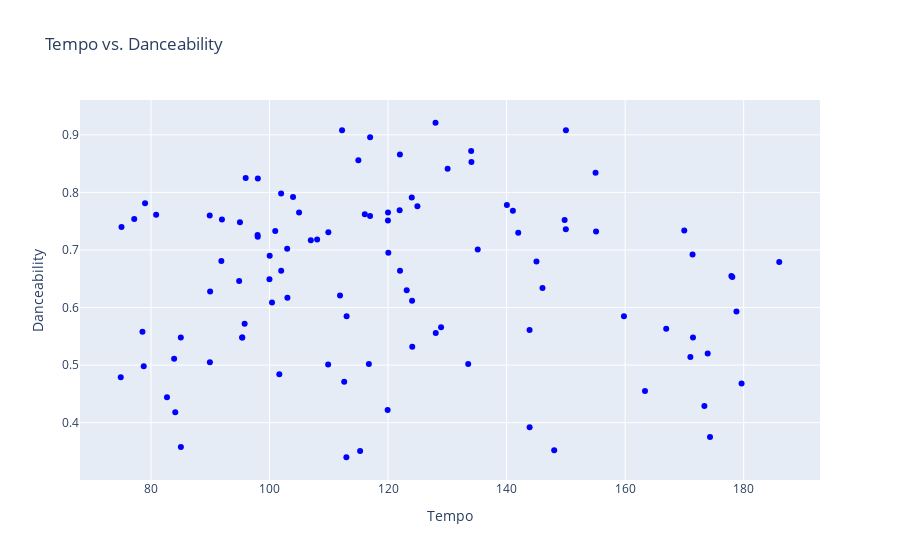

This figure's notebook cell:
### Code cell
fig = go.Figure(data=go.Scatter(x=features_df["tempo"], y=features_df["danceability"],
mode='markers',
marker=dict(color='blue'),
hovertext=[f"Name: {n}<br>tempo: {e}<br>danceability: {s}"
for n, e, s in zip(features_df['name'], features_df['tempo'], features_df['danceability'])]
))

fig.update_layout(title='Tempo vs. Danceability',
xaxis_title='Tempo', yaxis_title='Danceability')

fig.show()

### Figure 1 — Plotly figure (JSON) as saved in the notebook; plotly's stock layout.template omitted (floating-point values rounded to 4 significant figures)
{"data": [{"hovertext": ["Name: Blinding Lights<br>tempo: 171.005<br>danceability: 0.514", "Name: Shape of You<br>tempo: 95.977<br>danceability: 0.825", "Name: Dance Monkey<br>tempo: 98.027<br>danceability: 0.824", "Name: Someone You Loved<br>tempo: 109.891<br>danceability: 0.501", "Name: Rockstar<br>tempo: 159.801<br>danceability: 0.585", "Name: Sunflower<br>tempo: 89.911<br>danceability: 0.76", "Name: One Dance<br>tempo: 103.967<br>danceability: 0.792", "Name: Closer<br>tempo: 95.01<br>danceability: 0.748", "Name: Stay<br>tempo: 111.893<br>danceability: 0.621", "Name: Believer<br>tempo: 124.949<br>danceability: 0.776", "Name: Señorita<br>tempo: 116.967<br>danceability: 0.759", "Name: Perfect<br>tempo: 146.053<br>danceability: 0.634", "Name: Heat Waves<br>tempo: 80.87<br>danceability: 0.761", "Name: Say You Won't Let Go<br>tempo: 85.043<br>danceability: 0.358", "Name: Starboy<br>tempo: 186.003<br>danceability: 0.679", "Name: Bad Guy<br>tempo: 135.128<br>danceability: 0.701", "Name: Thinking Out Loud<br>tempo: 78.997<br>danceability: 0.781", "Name: Lucid Dreams<br>tempo: 83.903<br>danceability: 0.511", "Name: Don't Start Now<br>tempo: 78.775<br>danceability: 0.498", "Name: Lovely<br>tempo: 115.284<br>danceability: 0.351", "Name: Watermelon Sugar<br>tempo: 95.39<br>danceability: 0.548", "Name: God's Plan<br>tempo: 77.169<br>danceability: 0.754", "Name: Photograph<br>tempo: 108.033<br>danceability: 0.718", "Name: Bohemian Rhapsody<br>tempo: 143.883<br>danceability: 0.392", "Name: Something Just Like This<br>tempo: 103.019<br>danceability: 0.617", "Name: Sweater Weather<br>tempo: 124.053<br>danceability: 0.612", "Name: Shallow<br>tempo: 95.799<br>danceability: 0.572", "Name: As It Was<br>tempo: 173.93<br>danceability: 0.52", "Name: Love Yourself<br>tempo: 100.418<br>danceability: 0.609", "Name: Circles<br>tempo: 120.042<br>danceability: 0.695", "Name: Sad!<br>tempo: 75.023<br>danceability: 0.74", "Name: Take Me to Church<br>tempo: 128.945<br>danceability: 0.566", "Name: All of Me<br>tempo: 119.93<br>danceability: 0.422", "Name: Thunder<br>tempo: 133.52<br>danceability: 0.502", "Name: 7 Rings<br>tempo: 140.048<br>danceability: 0.778", "Name: Goosebumps<br>tempo: 130.049<br>danceability: 0.841", "Name: Jocelyn Flores<br>tempo: 134.021<br>danceability: 0.872", "Name: Havana<br>tempo: 104.988<br>danceability: 0.765", "Name: Stressed Out<br>tempo: 169.977<br>danceability: 0.734", "Name: XO Tour Llif3<br>tempo: 155.096<br>danceability: 0.732", "Name: Counting Stars<br>tempo: 122.017<br>danceability: 0.664", "Name: New Rules<br>tempo: 116.078<br>danceability: 0.762", "Name: Wake Me Up<br>tempo: 124.08<br>danceability: 0.532", "Name: Riptide<br>tempo: 101.654<br>danceability: 0.484", "Name: Happier<br>tempo: 100.964<br>danceability: 0.733", "Name: Humble<br>tempo: 150.011<br>danceability: 0.908", "Name: Let Her Go<br>tempo: 74.897<br>danceability: 0.479", "Name: The Hills<br>tempo: 113.003<br>danceability: 0.585", "Name: Sicko Mode<br>tempo: 155.008<br>danceability: 0.834", "Name: Can't Hold Us<br>tempo: 128.044<br>danceability: 0.556", "Name: Good 4 U<br>tempo: 166.928<br>danceability: 0.563", "Name: Sorry<br>tempo: 141.961<br>danceability: 0.73", "Name: One Kiss<br>tempo: 123.994<br>danceability: 0.791", "Name: Let Me Love You<br>tempo: 99.988<br>danceability: 0.649", "Name: Drivers License<br>tempo: 143.875<br>danceability: 0.561", "Name: Lean On<br>tempo: 98.007<br>danceability: 0.723", "Name: Treat You Better<br>tempo: 82.695<br>danceability: 0.444", "Name: Roses (Imanbek remix)<br>tempo: 121.955<br>danceability: 0.769", "Name: Better Now<br>tempo: 145.038<br>danceability: 0.68", "Name: Stay with Me<br>tempo: 84.094<br>danceability: 0.418", "Name: Congratulations<br>tempo: 123.146<br>danceability: 0.63", "Name: Faded<br>tempo: 179.642<br>danceability: 0.468", "Name: Without Me<br>tempo: 112.238<br>danceability: 0.908", "Name: Industry Baby<br>tempo: 149.995<br>danceability: 0.736", "Name: Lose Yourself<br>tempo: 171.374<br>danceability: 0.692", "Name: Memories<br>tempo: 112.969<br>danceability: 0.34", "Name: Demons<br>tempo: 89.938<br>danceability: 0.505", "Name: Mr. Brightside<br>tempo: 148.033<br>danceability: 0.352", "Name: Uptown Funk<br>tempo: 114.988<br>danceability: 0.856", "Name: Too Good at Goodbyes<br>tempo: 91.873<br>danceability: 0.681", "Name: Levitating<br>tempo: 102.977<br>danceability: 0.702", "Name: I Took a Pill in Ibiza (Seeb Remix)<br>tempo: 101.969<br>danceability: 0.664", "Name: Don't Let Me Down<br>tempo: 163.347<br>danceability: 0.455", "Name: Thank U, Next<br>tempo: 106.966<br>danceability: 0.717", "Name: I Don't Care<br>tempo: 101.956<br>danceability: 0.798", "Name: Dakiti<br>tempo: 109.928<br>danceability: 0.731", "Name: Montero (Call Me by Your Name)<br>tempo: 178.781<br>danceability: 0.593", "Name: Mood<br>tempo: 141.059<br>danceability: 0.768", "Name: Do I Wanna Know?<br>tempo: 85.03<br>danceability: 0.548", "Name: Unforgettable<br>tempo: 97.985<br>danceability: 0.726", "Name: Dynamite<br>tempo: 119.975<br>danceability: 0.751", "Name: Despacito (remix)<br>tempo: 178.085<br>danceability: 0.653", "Name: Moonlight<br>tempo: 128.009<br>danceability: 0.921", "Name: Wonderwall<br>tempo: 174.323<br>danceability: 0.375", "Name: No Role Modelz<br>tempo: 100.028<br>danceability: 0.69", "Name: That's What I Like<br>tempo: 134.066<br>danceability: 0.853", "Name: The Box<br>tempo: 116.971<br>danceability: 0.896", "Name: 'Till I Collapse<br>tempo: 171.447<br>danceability: 0.548", "Name: There's Nothing Holdin' Me Back<br>tempo: 121.998<br>danceability: 0.866", "Name: Stitches<br>tempo: 149.789<br>danceability: 0.752", "Name: Cheap Thrills<br>tempo: 89.976<br>danceability: 0.628", "Name: Smells Like Teen Spirit<br>tempo: 116.761<br>danceability: 0.502", "Name: See You Again<br>tempo: 78.558<br>danceability: 0.558", "Name: I'm Yours<br>tempo: 94.875<br>danceability: 0.646", "Name: I Like Me Better<br>tempo: 91.972<br>danceability: 0.753", "Name: 7 Years<br>tempo: 119.992<br>danceability: 0.765", "Name: Yellow<br>tempo: 173.372<br>danceability: 0.429", "Name: Sugar<br>tempo: 95.39<br>danceability: 0.548", "Name: Despacito<br>tempo: 177.928<br>danceability: 0.655", "Name: Don't Stop Me Now<br>tempo: 112.603<br>danceability: 0.471"], "marker": {"color": "blue"}, "mode": "markers", "type": "scatter", "x": [171.0, 95.98, 98.03, 109.9, 159.8, 89.91, 104.0, 95.01, 111.9, 124.9, 117.0, 146.1, 80.87, 85.04, 186.0, 135.1, 79.0, 83.9, 78.78, 115.3, 95.39, 77.17, 108.0, 143.9, 103.0, 124.1, 95.8, 173.9, 100.4, 120.0, 75.02, 128.9, 119.9, 133.5, 140.0, 130.0, 134.0, 105.0, 170.0, 155.1, 122.0, 116.1, 124.1, 101.7, 101.0, 150.0, 74.9, 113.0, 155.0, 128.0, 166.9, 142.0, 124.0, 99.99, 143.9, 98.01, 82.69, 122.0, 145.0, 84.09, 123.1, 179.6, 112.2, 150.0, 171.4, 113.0, 89.94, 148.0, 115.0, 91.87, 103.0, 102.0, 163.3, 107.0, 102.0, 109.9, 178.8, 141.1, 85.03, 97.98, 120.0, 178.1, 128.0, 174.3, 100.0, 134.1, 117.0, 171.4, 122.0, 149.8, 89.98, 116.8, 78.56, 94.88, 91.97, 120.0, 173.4, 95.39, 177.9, 112.6], "y": [0.514, 0.825, 0.824, 0.501, 0.585, 0.76, 0.792, 0.748, 0.621, 0.776, 0.759, 0.634, 0.761, 0.358, 0.679, 0.701, 0.781, 0.511, 0.498, 0.351, 0.548, 0.754, 0.718, 0.392, 0.617, 0.612, 0.572, 0.52, 0.609, 0.695, 0.74, 0.566, 0.422, 0.502, 0.778, 0.841, 0.872, 0.765, 0.734, 0.732, 0.664, 0.762, 0.532, 0.484, 0.733, 0.908, 0.479, 0.585, 0.834, 0.556, 0.563, 0.73, 0.791, 0.649, 0.561, 0.723, 0.444, 0.769, 0.68, 0.418, 0.63, 0.468, 0.908, 0.736, 0.692, 0.34, 0.505, 0.352, 0.856, 0.681, 0.702, 0.664, 0.455, 0.717, 0.798, 0.731, 0.593, 0.768, 0.548, 0.726, 0.751, 0.653, 0.921, 0.375, 0.69, 0.853, 0.896, 0.548, 0.866, 0.752, 0.628, 0.502, 0.558, 0.646, 0.753, 0.765, 0.429, 0.548, 0.655, 0.471]}], "layout": {"title": {"text": "Tempo vs. Danceability"}, "xaxis": {"title": {"text": "Tempo"}}, "yaxis": {"title": {"text": "Danceability"}}}}
